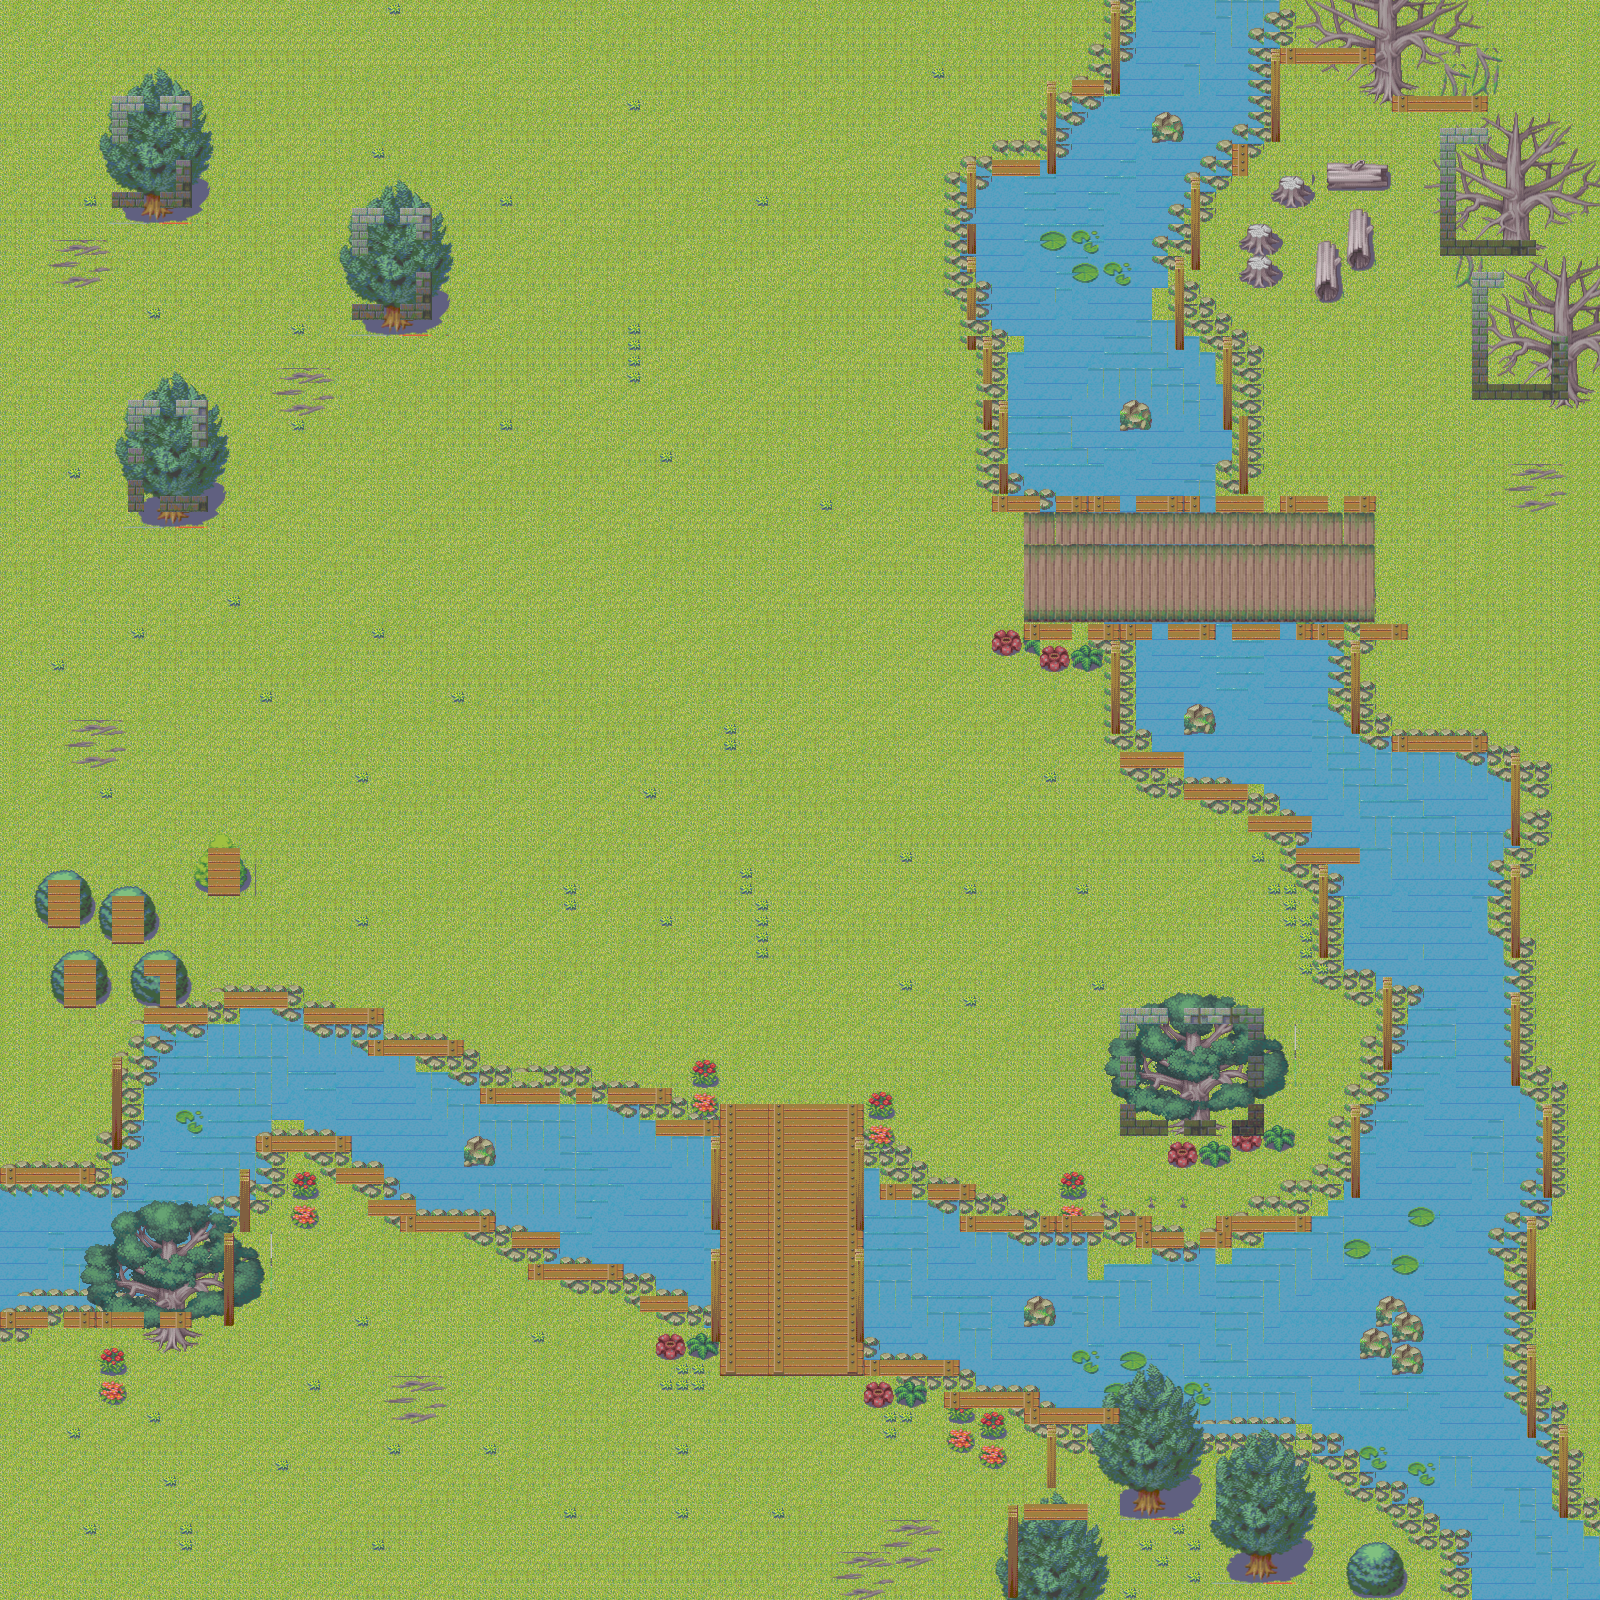

This game map was drawn from its Tiled (.tmx) file and the tilesets committed beside it. A one-line description and the trimmed map source follow:
An orthogonal 100x100 tile map with 16x16 px tiles, 6 tile layers (BackGround, River, Rock, Bright, ...) and 10 objects (7x 3, 1, 2).

<map version="1.2" tiledversion="1.3.1" orientation="orthogonal" renderorder="right-down" compressionlevel="0" width="100" height="100" tilewidth="16" tileheight="16" infinite="0" nextlayerid="15" nextobjectid="13">
 <tileset firstgid="1" name="tileset" tilewidth="16" tileheight="16" tilecount="3476" columns="79">
  <image source="tilesets/tileset.png" width="1276" height="718" />
 </tileset>
 <layer id="6" name="BackGround" width="100" height="100">
  <data>[10000 cells, 10000 non-empty, 4 distinct tile ids]</data>
 </layer>
 <objectgroup id="11" name="Object">
  <object id="1" name="Knight" type="1" x="194.442" y="674.828" />
  <object id="2" x="195.333" y="672.667" />
  <object id="4" name="Zombie" type="3" x="1383.33" y="315.333" />
  <object id="5" name="Zombie" type="3" x="1437.5" y="350" />
  <object id="6" name="Zombie" type="3" x="1551" y="702" />
  <object id="7" name="Zombie" type="3" x="1564" y="589" />
  <object id="8" name="Zombie" type="3" x="1337" y="443" />
  <object id="9" name="Zombie" type="3" x="1399" y="617" />
  <object id="10" name="Zombie" type="3" x="1396" y="517" />
  <object id="11" name="Dragon" type="2" x="957.576" y="609.091" />
 </objectgroup>
 <layer id="7" name="River" width="100" height="100">
  <data>[10000 cells, 2089 non-empty, 12 distinct tile ids]</data>
 </layer>
 <layer id="8" name="Rock" width="100" height="100">
  <data>[10000 cells, 1145 non-empty, 16 distinct tile ids]</data>
 </layer>
 <layer id="9" name="Bright" width="100" height="100">
  <data>[10000 cells, 307 non-empty, 28 distinct tile ids]</data>
 </layer>
 <layer id="10" name="Tree" width="100" height="100">
  <data>[10000 cells, 1372 non-empty, 409 distinct tile ids]</data>
 </layer>
 <layer id="14" name="Physic" width="100" height="100">
  <data>[10000 cells, 510 non-empty, 61 distinct tile ids]</data>
 </layer>
</map>